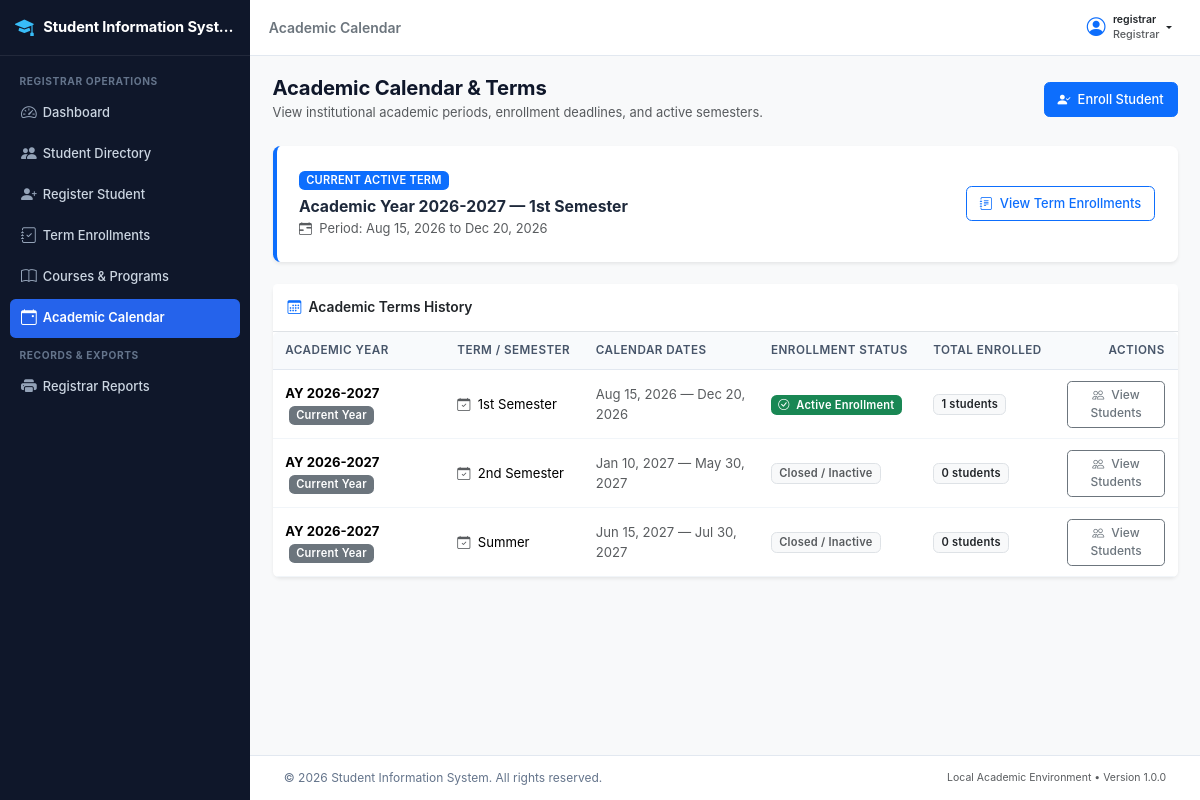
Page /registrar/academic-years/index.php (signed in) on the committed database.
### tables this page shows
CREATE TABLE `semesters` (
  `semester_id` int(11) NOT NULL AUTO_INCREMENT,
  `ay_id` int(11) NOT NULL,
  `semester_term` enum('1st Semester','2nd Semester','Summer') NOT NULL,
  `is_active` tinyint(1) NOT NULL DEFAULT 0,
  `start_date` date NOT NULL,
  `end_date` date NOT NULL,
  `created_at` datetime NOT NULL DEFAULT current_timestamp(),
  PRIMARY KEY (`semester_id`),
  UNIQUE KEY `uq_ay_term` (`ay_id`,`semester_term`),
  KEY `idx_semesters_active` (`is_active`),
  CONSTRAINT `fk_semesters_ay` FOREIGN KEY (`ay_id`) REFERENCES `academic_years` (`ay_id`) ON UPDATE CASCADE
);

CREATE TABLE `academic_years` (
  `ay_id` int(11) NOT NULL AUTO_INCREMENT,
  `year_code` varchar(20) NOT NULL,
  `start_year` int(11) NOT NULL,
  `end_year` int(11) NOT NULL,
  `is_current` tinyint(1) NOT NULL DEFAULT 0,
  `created_at` datetime NOT NULL DEFAULT current_timestamp(),
  PRIMARY KEY (`ay_id`),
  UNIQUE KEY `year_code` (`year_code`),
  KEY `idx_ay_current` (`is_current`)
);

### includes/functions.php (called while the page is built, shortened)
<?php
function escape($data) {
    return htmlspecialchars((string)$data, ENT_QUOTES, 'UTF-8');
}
function format_date($date, $format = 'M d, Y') {
    $timestamp = strtotime($date);
    return $timestamp ? date($format, $timestamp) : 'N/A';
}

### registrar/academic-years/index.php (the view, shortened to what this page needs)
<?php
require_once __DIR__ . '/../../includes/functions.php';
$conn = db_connect();
$sql = "SELECT sem.semester_id, sem.semester_term, sem.is_active, sem.start_date, sem.end_date, sem.created_at,
               ay.ay_id, ay.year_code, ay.start_year, ay.end_year, ay.is_current,
               (SELECT COUNT(*) FROM enrollments WHERE semester_id = sem.semester_id) as total_enrolled
        FROM semesters sem
        INNER JOIN academic_years ay ON sem.ay_id = ay.ay_id
        ORDER BY ay.start_year DESC, sem.semester_term ASC";
$result = mysqli_query($conn, $sql);
require_once __DIR__ . '/../../includes/header.php';
?>
<div class="app-wrapper">
    <?php require_once __DIR__ . '/../../includes/sidebar.php'; ?>
    <div class="app-main">
        <?php require_once __DIR__ . '/../../includes/navbar.php'; ?>
        <main class="content-body">
            <div class="container-fluid px-0">
                <div class="d-flex flex-column flex-md-row justify-content-between align-items-md-center mb-4 gap-2">
                    <div>
                        <h1 class="h3 mb-1 fw-bold">Academic Calendar & Terms</h1>
                        <p class="text-muted small mb-0">View institutional academic periods, enrollment deadlines, and active semesters.</p>
                    </div>
                    <div>
                        <a href="<?php echo APP_URL; ?>/registrar/enrollment/enroll.php" class="btn btn-primary">
                            <i class="bi bi-person-check-fill me-1"></i> Enroll Student
                        </a>
                    </div>
                </div>
                <?php
                $active_term_sql = "SELECT sem.semester_id, sem.semester_term, sem.start_date, sem.end_date, ay.year_code
                                    FROM semesters sem
                                    INNER JOIN academic_years ay ON sem.ay_id = ay.ay_id
                                    WHERE sem.is_active = 1 LIMIT 1";
                $active_res = mysqli_query($conn, $active_term_sql);
                $active_term = mysqli_fetch_assoc($active_res);
                ?>
                <div class="card border-0 shadow-sm mb-4 border-start border-primary border-4">
                    <div class="card-body p-4">
                        <div class="row align-items-center">
                            <div class="col-md-8">
                                <span class="badge bg-primary text-uppercase mb-2">Current Active Term</span>
                                <?php if ($active_term): ?>
                                    <h4 class="fw-bold mb-1">
                                        Academic Year <?php echo escape($active_term['year_code']); ?> &mdash; <?php echo escape($active_term['semester_term']); ?>
                                    </h4>
                                    <p class="text-muted small mb-0">
                                        <i class="bi bi-calendar-range me-1"></i>
                                        Period: <?php echo !empty($active_term['start_date']) ? format_date($active_term['start_date']) : 'N/A'; ?>
                                        to <?php echo !empty($active_term['end_date']) ? format_date($active_term['end_date']) : 'N/A'; ?>
                                    </p>
                                <?php else: ?>
                                    <h5 class="fw-bold text-muted mb-1">No semester currently marked as active</h5>
                                    <p class="text-muted small mb-0">Contact the Administrator to activate the current enrollment term.</p>
                                <?php endif; ?>
                            </div>
                            <div class="col-md-4 text-md-end mt-3 mt-md-0">
                                <a href="<?php echo APP_URL; ?>/registrar/enrollment/index.php" class="btn btn-outline-primary">
                                    <i class="bi bi-journal-text me-1"></i> View Term Enrollments
                                </a>
                            </div>
                        </div>
                    </div>
                </div>
                <div class="card border-0 shadow-sm">
                    <div class="card-header bg-white py-3 border-bottom">
                        <h6 class="card-title mb-0 fw-semibold">
                            <i class="bi bi-calendar3 me-1 text-primary"></i> Academic Terms History
                        </h6>
                    </div>
                    <div class="table-responsive">
                        <table class="table table-hover align-middle mb-0">
                            <thead class="table-light">
                                <tr>
                                    <th>Academic Year</th>
                                    <th>Term / Semester</th>
                                    <th>Calendar Dates</th>
                                    <th>Enrollment Status</th>
                                    <th>Total Enrolled</th>
                                    <th class="text-end">Actions</th>
                                </tr>
                            </thead>
                            <tbody>
                                <?php if ($result && mysqli_num_rows($result) > 0): ?>
                                    <?php while ($row = mysqli_fetch_assoc($result)): ?>
                                        <tr>
                                            <td class="fw-bold">
                                                AY <?php echo escape($row['year_code']); ?>
                                                <?php if ($row['is_current'] == 1): ?>
                                                    <span class="badge bg-secondary ms-1">Current Year</span>
                                                <?php endif; ?>
                                            </td>
                                            <td>
                                                <i class="bi bi-calendar-check me-1 text-muted"></i>
                                                <?php echo escape($row['semester_term']); ?>
                                            </td>
                                            <td class="small text-muted">
                                                <?php if (!empty($row['start_date']) && !empty($row['end_date'])): ?>
                                                    <?php echo format_date($row['start_date']); ?> &mdash; <?php echo format_date($row['end_date']); ?>
                                                <?php else: ?>
                                                    <span class="fst-italic text-secondary">Dates unspecified</span>
                                                <?php endif; ?>
                                            </td>
                                            <td>
                                                <?php if ($row['is_active'] == 1): ?>
                                                    <span class="badge bg-success">
                                                        <i class="bi bi-check-circle me-1"></i> Active Enrollment
                                                    </span>
                                                <?php else: ?>
                                                    <span class="badge bg-light text-muted border">
                                                        Closed / Inactive
                                                    </span>
                                                <?php endif; ?>
                                            </td>
                                            <td>
                                                <span class="badge bg-light text-dark border">
                                                    <?php echo number_format((int)$row['total_enrolled']); ?> students
                                                </span>
                                            </td>
                                            <td class="text-end">
                                                <a href="<?php echo APP_URL; ?>/registrar/enrollment/index.php?semester_id=<?php echo (int)$row['semester_id']; ?>"
                                                   class="btn btn-sm btn-outline-secondary"
                                                   title="View enrollments for this term">
                                                    <i class="bi bi-people me-1"></i> View Students
                                                </a>
                                            </td>
                                        </tr>
                                    <?php endwhile; ?>
                                <?php endif; ?>
                            </tbody>
                        </table>
                    </div>
                </div>
            </div>
        </main>
        <?php require_once __DIR__ . '/../../includes/footer.php'; ?>

### assets/css/style.css (style rules this page uses)
:root { --sis-primary: #1e3a8a; --sis-primary-hover: #172554; --sis-secondary: #0f766e; --sis-accent: #2563eb; --sis-bg: #f8fafc; --sis-sidebar-width: 250px; --sis-header-height: 56px; --sis-text-main: #1e293b; --sis-text-muted: #64748b; --sis-border: #e2e8f0; }
html { font-size: 15px; -webkit-font-smoothing: antialiased; -moz-osx-font-smoothing: grayscale; }
body { font-family: -apple-system, BlinkMacSystemFont, "Segoe UI", Roboto, "Helvetica Neue", Arial, sans-serif; background-color: var(--sis-bg); color: var(--sis-text-main); font-size: 0.933rem; line-height: 1.55; min-height: 100vh; }
h1, .h1 { font-size: 1.45rem; font-weight: 700; color: #0f172a; }
h3, .h3 { font-size: 1.15rem; font-weight: 600; color: #0f172a; }
h4, .h4 { font-size: 1.05rem; font-weight: 600; color: #1e293b; }
h6, .h6 { font-size: 0.875rem; font-weight: 600; color: #334155; }
.app-wrapper { display: flex; min-height: 100vh; }
.app-main { flex: 1; margin-left: 250px; display: flex; flex-direction: column; min-height: 100vh; min-width: 0; }
.content-body { flex: 1; padding: 1.35rem 1.5rem; min-width: 0; }
.content-body h1, .content-body .h3 { font-size: 1.35rem; font-weight: 700; color: #0f172a; letter-spacing: -0.01em; }
.content-body p.text-muted { font-size: 0.86rem; line-height: 1.45; }
.card { border-radius: 0.5rem; border-color: var(--sis-border); }
.card-header { font-size: 0.9rem; font-weight: 600; padding: 0.75rem 1rem; background-color: #ffffff; }
.card-header .card-title { font-size: 0.92rem; font-weight: 600; }
.card-body { padding: 1.15rem; }
.table { font-size: 0.875rem; margin-bottom: 0; vertical-align: middle; }
.table thead th { background-color: #f8fafc; color: #475569; font-weight: 600; font-size: 0.78rem; text-transform: uppercase; letter-spacing: 0.04em; border-bottom: 1px solid var(--sis-border); padding: 0.65rem 0.85rem; white-space: nowrap; }
.table tbody td { padding: 0.7rem 0.85rem; border-bottom: 1px solid #f1f5f9; font-size: 0.875rem; }
.table-responsive { border-radius: 0.375rem; }
.btn { font-size: 0.86rem; font-weight: 500; padding: 0.45rem 0.85rem; border-radius: 0.375rem; }
.btn-sm { font-size: 0.8rem; padding: 0.3rem 0.6rem; border-radius: 0.3125rem; }
.badge { font-size: 0.74rem; font-weight: 600; padding: 0.38em 0.65em; letter-spacing: 0.02em; }

### rows in the picture
semesters: ay.year_code "2026-2027", semester_term "1st Semester", start_date "Aug 15, 2026", end_date "Dec 20, 2026", is_active 1 (drawn), total_enrolled "1"
semesters: ay.year_code "2026-2027", semester_term "2nd Semester", start_date "Jan 10, 2027", end_date "May 30, 2027", is_active "Closed / Inactive", total_enrolled "0"
semesters: ay.year_code "2026-2027", semester_term "Summer", start_date "Jun 15, 2027", end_date "Jul 30, 2027", is_active "Closed / Inactive", total_enrolled "0"

### other values in the picture
APP_NAME "Student Information Syst…"
$page_title "Academic Calendar"
$auth_user['username'] "registrar"
$auth_user['role_name'] "Registrar"
APP_NAME "Student Information System"
APP_VERSION "1.0.0"
